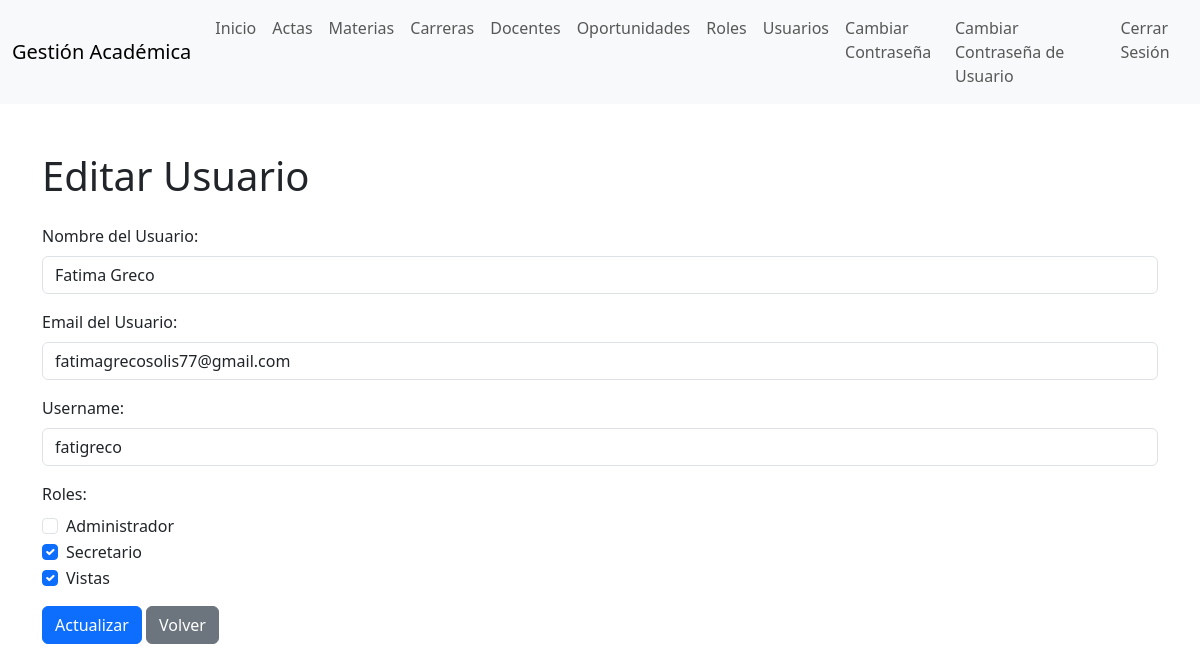
Screenshot of /usuarios/editar.php?id=1 (signed in) with the database file from the repository.
### tables this page shows
CREATE TABLE `usuarios` (
  `id` int(11) NOT NULL,
  `user_activo` bit(1) DEFAULT NULL,
  `created_date_time` datetime(6) DEFAULT NULL,
  `user_mail` varchar(120) NOT NULL,
  `user_nombre` varchar(120) NOT NULL,
  `password` varchar(120) NOT NULL,
  `updated_date_time` datetime(6) DEFAULT NULL,
  `username` varchar(120) NOT NULL
);

CREATE TABLE `roles` (
  `id` int(11) NOT NULL,
  `created_date_time` datetime(6) DEFAULT NULL,
  `rol_name` varchar(50) NOT NULL,
  `updated_date_time` datetime(6) DEFAULT NULL
);

### classes/Usuarios.php (called while the page is built, shortened)
<?php
class Usuarios {
    private $conn;
    private $table = 'usuarios';
    public function __construct($db) {
        $this->conn = $db;
    }
    public function obtenerUsuarioPorId($id) {
        $query = "SELECT * FROM " . $this->table . " WHERE id = ?";
        $stmt = $this->conn->prepare($query);
        $stmt->bind_param("i", $id);
        $stmt->execute();
        $result = $stmt->get_result();
        $usuario = $result->fetch_assoc();
        $query = "SELECT rol_id FROM usr_roles WHERE usr_id = ?";
        $stmt = $this->conn->prepare($query);
        $stmt->bind_param("i", $id);
        $stmt->execute();
        $result = $stmt->get_result();
        $roles = [];
        while ($row = $result->fetch_assoc()) {
            $roles[] = $row['rol_id'];
        }
        $usuario['roles'] = $roles;
        return $usuario;
    }
     }
?>

### classes/Roles.php (called while the page is built, shortened)
<?php
class Roles {
    private $conn;
    private $table = 'roles';
    public function __construct($db) {
        $this->conn = $db;
    }
    public function obtenerRoles() {
        $query = "SELECT * FROM " . $this->table;
        $result = $this->conn->query($query);
        return $result;
    }
}
?>

### public/usuarios/editar.php (the view, shortened to what this page needs)
<?php
require_once '../../classes/Usuarios.php';
require_once '../../classes/Roles.php';
$database = new Database();
$db = $database->connect();
$usuarios = new Usuarios($db);
$roles = new Roles($db);
if ($_SERVER['REQUEST_METHOD'] == 'POST') {
    $id = $_POST['id'];
    $user_nombre = $_POST['user_nombre'];
    $user_mail = $_POST['user_mail'];
    $username = $_POST['username'];
    $roles = $_POST['roles'];
    $usuarios->actualizarUsuario($id, $user_nombre, $user_mail, $username, $roles);
    header('Location: index.php');
} else {
    $id = $_GET['id'];
    $usuario = $usuarios->obtenerUsuarioPorId($id);
    $roles_result = $roles->obtenerRoles();
}
?>
<!DOCTYPE html>
<html lang="es">
<head>
    <link href="https://cdn.jsdelivr.net/npm/bootstrap@5.3.0/dist/css/bootstrap.min.css" rel="stylesheet">
</head>
<body>
     <?php include '../includes/navbar.php'; ?>
<div class="container mt-5">
    <h1 class="mb-4">Editar Usuario</h1>
    <form action="editar.php" method="post">
        <div class="mb-3">
            <label for="user_nombre" class="form-label">Nombre del Usuario:</label>
            <input type="text" name="user_nombre" id="user_nombre" class="form-control" value="<?php echo $usuario['user_nombre']; ?>" required>
        </div>
        <div class="mb-3">
            <label for="user_mail" class="form-label">Email del Usuario:</label>
            <input type="email" name="user_mail" id="user_mail" class="form-control" value="<?php echo $usuario['user_mail']; ?>" required>
        </div>
        <div class="mb-3">
            <label for="username" class="form-label">Username:</label>
            <input type="text" name="username" id="username" class="form-control" value="<?php echo $usuario['username']; ?>" required>
        </div>
        <div class="mb-3">
            <label for="roles" class="form-label">Roles:</label>
            <?php while ($row = $roles_result->fetch_assoc()): ?>
            <div class="form-check">
                <input class="form-check-input" type="checkbox" name="roles[]" id="role_<?php echo $row['id']; ?>" value="<?php echo $row['id']; ?>" <?php echo in_array($row['id'], $usuario['roles']) ? 'checked' : ''; ?>>
                <label class="form-check-label" for="role_<?php echo $row['id']; ?>"><?php echo $row['rol_name']; ?></label>
            </div>
            <?php endwhile; ?>
        </div>
        <button type="submit" class="btn btn-primary">Actualizar</button>
        <a href="index.php" class="btn btn-secondary">Volver</a>
    </form>
</div>
</body>
</html>

### rows the page displays
usuarios: user_nombre "Fatima Greco", user_mail "fatimagrecosolis77@gmail.com", username "fatigreco"
roles: rol_name "Administrador"
roles: id "☑", rol_name "Secretario"
roles: id "☑", rol_name "Vistas"
